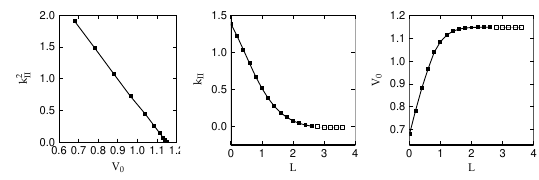

The R source for this figure:

dat <- read.csv("./Documents/Summer-Project/Elastic-Fracture/Graphs/KI-0.csv")

library(ggplot2)
library(scales)    
library(grid) 
library(gtable)

cbPalette <- c("#999999", "#E69F00", "#56B4E9", "#009E73","#F0E442", "#0072B2", "#D55E00", "#CC79A7")

p1 <- ggplot(data=dat, aes(x=12*(3/pi)*l0, y= KII2))  +
      geom_line(linetype="solid", size=0.3) +
      geom_point(size=1,shape =ifelse(dat$KII0 > 0,15,0)) +
      scale_colour_manual(values=cbPalette1,name  = NULL) +
      coord_cartesian(ylim=c(0,2),xlim=c(0.6,1.201),expand=FALSE) +
      ylab(expression(k[II]^2))+ xlab(expression(V[0]))+
      theme_custom() +
      #theme(plot.margin = unit(c(0.2,0.5,0,0), "cm")) + # ("top", "right", "bottom", "left")
      theme(axis.title = element_text(size=8,family="Palatino"))

dat$bool <- dat$KII0 >=  0

p2 <- ggplot(data=dat, aes(x=L, y= KII0,group=bool,shape=bool))  + 
      geom_line( size=c(.0,.0,.0,0.0,0.3,0.3,0.3,0.3,0.3,.3,.3,.3,.3,.3,0.3,0.3,0.3,0.3,0.3)) +
      geom_point(size=1,shape = c(15,15,15,15,15,15,15,15,15,15,15,15,15,15,0,0,0,0,0)) +
      # Apologies for the lazyness...
      scale_colour_manual(values=cbPalette1,name  = NULL) +
      coord_cartesian(ylim=c(-0.25,1.5),xlim=c(0,4),expand=FALSE) +
     ylab(expression(k[II]))+
      theme_custom() +
      theme(axis.title = element_text(size=8,family="Palatino"))
      
      
p3 <- ggplot(data=dat, aes(x=L, y= 12*(3/pi)*l0,group=bool,shape=bool))  +
 geom_line( size=c(.0,.0,.0,0.0,0.3,0.3,0.3,0.3,0.3,.3,.3,.3,.3,.3,0.3,0.3,0.3,0.3,0.3)) +
      geom_point(size=1,shape = c(15,15,15,15,15,15,15,15,15,15,15,15,15,15,0,0,0,0,0)) +
      scale_colour_manual(values=cbPalette1,name  = NULL) +
      coord_cartesian(ylim=c(12*(3/pi)*0.055,12*(3/pi)*0.105),xlim=c(0,4),expand=FALSE) +
      ylab(expression(V[0]))+ 
      theme_custom()+
      #theme(plot.margin = unit(c(0.2,0.5,0,0), "cm")) + # ("top", "right", "bottom", "left")
      theme(axis.title = element_text(size=8,family="Palatino"))
   

g1 = plot_custom(p1)
g2 = plot_custom(p2) 
g3 = plot_custom(p3) 
    
p <- ggplot(mtcars, aes(x = wt, y = mpg)) + geom_blank() +
     coord_cartesian(xlim=c(0,540),ylim=c(0,180),expand=FALSE) +
     theme(axis.line=element_blank(),axis.text.x=element_blank(),
          axis.text.y=element_blank(),axis.ticks=element_blank(),
          axis.title.x=element_blank(),
          axis.title.y=element_blank(),legend.position="none",
          panel.background=element_blank(),panel.border=element_blank(),panel.grid.major=element_blank(),
          panel.grid.minor=element_blank(),plot.background=element_blank())

pdf(file = "./Documents/Summer-Project/Elastic-Fracture/Graphs/KI-0.pdf", useDingbats = FALSE, width = 5.4, height = 1.8)
p + annotation_custom(grob = g1, xmin = -10, xmax = 180, ymin = -20, ymax = 180) +
annotation_custom(grob = g2, xmin = 175, xmax = 365, ymin = -17, ymax = 180) +
annotation_custom(grob = g3, xmin = 360, xmax = 550, ymin = -17, ymax = 180)
 dev.off()
